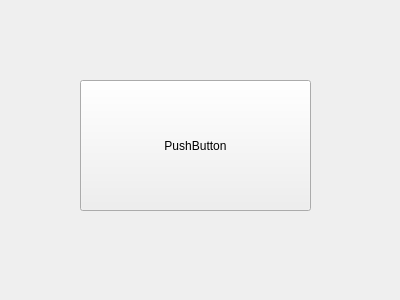
<?xml version="1.0" encoding="UTF-8"?>
<ui version="4.0">
 <class>Form</class>
 <widget class="QWidget" name="Form">
  <property name="geometry">
   <rect>
    <x>0</x>
    <y>0</y>
    <width>400</width>
    <height>300</height>
   </rect>
  </property>
  <property name="windowTitle">
   <string>Form</string>
  </property>
  <widget class="QPushButton" name="pushButton">
   <property name="geometry">
    <rect>
     <x>80</x>
     <y>80</y>
     <width>231</width>
     <height>131</height>
    </rect>
   </property>
   <property name="text">
    <string>PushButton</string>
   </property>
  </widget>
 </widget>
 <resources/>
 <connections>
  <connection>
   <sender>pushButton</sender>
   <signal>clicked()</signal>
   <receiver>Form</receiver>
   <slot>close()</slot>
   <hints>
    <hint type="sourcelabel">
     <x>275</x>
     <y>140</y>
    </hint>
    <hint type="destinationlabel">
     <x>354</x>
     <y>49</y>
    </hint>
   </hints>
  </connection>
 </connections>
</ui>
